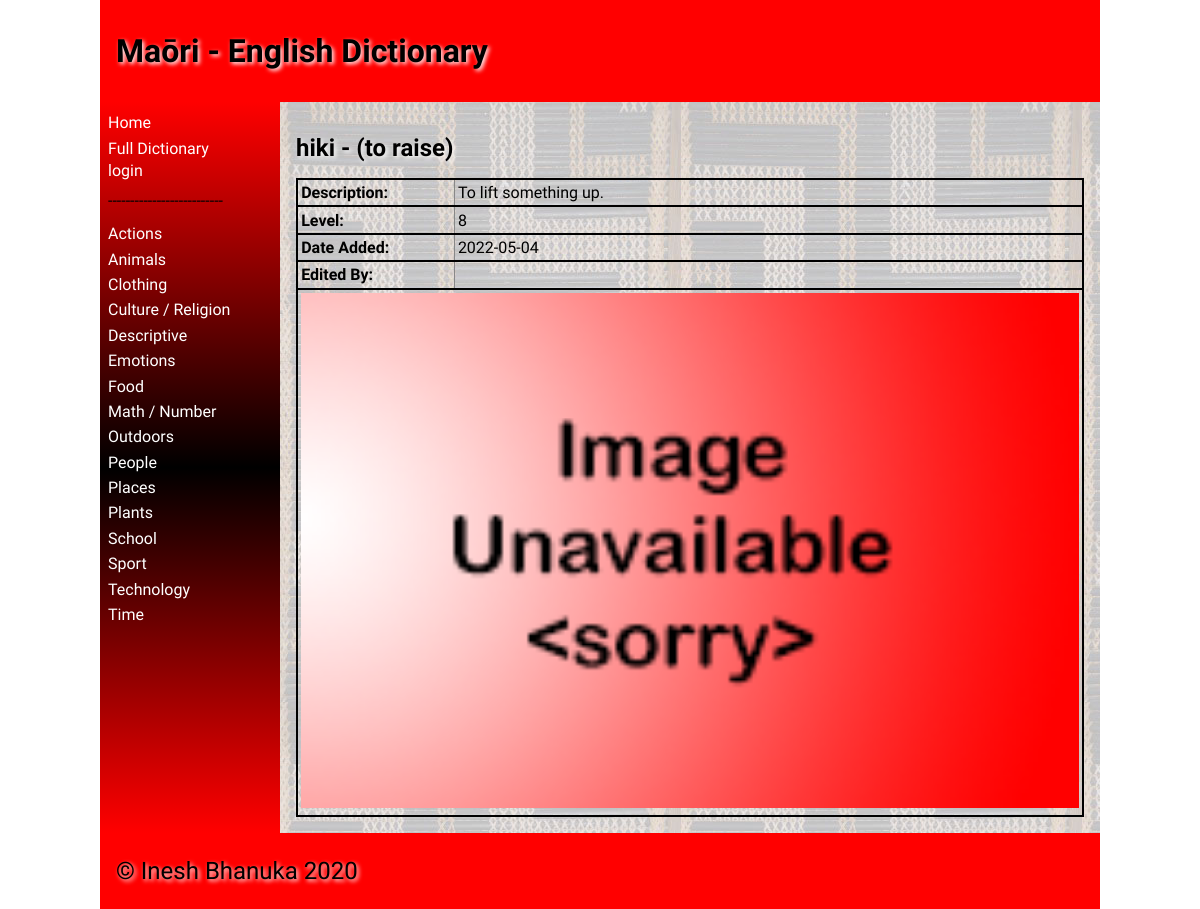
The page /word/4 on the database its author committed.
### tables this page shows
CREATE TABLE "category"
(
    id            integer
        primary key autoincrement,
    category_name varchar(30)
);

CREATE TABLE "dictionary"
(
    id          integer
        primary key autoincrement,
    maori       varchar(30),
    english     varchar(30),
    description varchar(1000),
    level       integer,
    category_id integer
        references category
            on delete cascade,
    image_name  varchar(30) default null,
    user_id     integer
        references user_details
            on delete set null,
    date_added  datetime
);

### app.py (the view, shortened to what this page needs)
@app.route('/word/<id>', methods=["POST", "GET"])
def render_word(id):
    con = create_connection(DATABASE)
    cur = con.cursor()
    query = """SELECT d.id, d.maori, d.english, d.description, d.level, d.image_name, d.date_added, ifnull(u.first_name, ''), ifnull(u.last_name, '')
               FROM dictionary d
               LEFT JOIN user_details u on d.user_id = u.id
               WHERE d.id = ?"""
    cur.execute(query, (id,))
    word_details = cur.fetchall()
    checked = []
    for i in range(1, 11):
        print(i)
        if word_details[0][4] == i:
            checked.append("checked")
        else:
            checked.append("")
    print(checked)
    print(word_details)
    print(word_details[0][4])
    con.close()
    return render_template("word.html", word_details=word_details, logged_in=is_logged_in(), checked=checked,
                           category_list=render_category_list())

### app.py (called while the page is built)
def create_connection(db_file):
    try:
        connection = sqlite3.connect(db_file)
        connection.execute('pragma foreign_keys=ON')
        return connection
    except Error as e:
        print(e)
    return None

def render_category_list():
    con = create_connection(DATABASE)
    cur = con.cursor()
    query = "SELECT * FROM category"
    cur.execute(query)
    category_list = cur.fetchall()
    con.close()
    return category_list

def is_logged_in():
    if session.get('email') is None:
        print("not logged in")
        return False
    else:
        print("logged in")
        return True

### templates/word.html (shortened to what this page needs)
{% extends "base.html" %}
    {% set id = word_details[0][0] %}
    {% set maori = word_details[0][1] %}
    {% set english = word_details[0][2] %}
    {% set description = word_details[0][3] %}
    {% set level = word_details[0][4] %}
    {% set image = word_details[0][5] %}
    {% set date_added = word_details[0][6] %}
    {% set edited_by = word_details[0][7] + ' ' + word_details[0][8] %}
{% block main %}
    {% if logged_in %}
        <h2>{{ maori }} - ({{english}})<strong>-</strong> <a href="\delete_word\{{ id }}">Delete Word</a></h2>
    {% else %}
        <h2>{{ maori }} - ({{english}})</h2>
    {% endif %}
    <table class="word-table">
        <tbody>
            {% if maori != None %}
                <tr>
                    <td><strong>Description: </strong></td>
                    <td>{{ description }}</td>
                </tr>
                <tr>
                    <td><strong>Level: </strong></td>
                    <td>{{ level }}</td>
                </tr>
                <tr>
                    <td><strong>Date Added: </strong></td>
                    <td>{{ date_added }}</td>
                </tr>
                <tr>
                    <td><strong>Edited By: </strong></td>
                    <td>{{ edited_by }}</td>
                </tr>
                    <td colspan="2"><img src= "../static/images/{{ image }}"></td>
            {% endif %}
        </tbody>
    </table>
{% endblock %}

### templates/base.html (shortened to what this page needs)
<!doctype html>
<html lang="en">
<head>
	<link href="{{ url_for('static', filename='css/style.css') }}" rel="stylesheet">
</head>
<body>
	<div id="container">
		<header>
			<h1>{% block heading %}Maōri - English Dictionary{% endblock %}</h1>
		</header>
		<nav>
			<ul>
                <li><a href="\">Home</a></li>
				<li><a href="\fulldict">Full Dictionary</a></li>
				{% if logged_in %}
					<a href="/addcategory">Add Category</a>
					<a href="/logout">Logout</a>
                {% else %}
                    <a href="/login">login</a>
                {% endif %}
				<li><p>--------------------------</p></li>
                {% for category in category_list %}
                    <li><a href="/category/{{ category[0] }}">{{ category[1] }}</a></li>
                {% endfor %}
			</ul>
		</nav>
		<main>
            {% block main %}{% endblock %}
        </main>
		<footer>
			<p>
				&copy; Inesh Bhanuka 2020
			</p>
		</footer>
	</div>
</body>
</html>

### static/css/style.css (style rules this page uses)
* { font-family: Comfortaa, sans-serif; margin: 0; padding: 0; box-sizing: border-box; }
#container { display: grid; grid-template-columns: 75px auto; grid-template-areas: 'nav header' 'main main' 'footer footer'; }
header { grid-area: header; background-color: #f00; padding: 1rem; }
nav { grid-area: nav; }
main { grid-area: main; padding: 1rem; background-color: #edd; }
h1, h2, h3, h4 { padding: 1rem 0; font-family: 'Suez One', serif; color: #000; text-shadow: 2px 2px 4px #fff; }
p { padding: 0.5rem 0; }
a { color: #222; }
img { width: 100%; }
table { width: 100%; border: 2px solid #666; border-collapse: collapse; }
.word-table tbody tr { border: 2px solid black; width: 100%; }
.word-table td:first-child { width: 20% }
th, td { border: 1px solid #888; padding: 0.2rem; text-align: left; }
tr td:last-child { width: 90px; }
footer { grid-area: footer; padding: 1rem; background-color: #f00; }
footer p { color: #000; text-shadow: 2px 2px 4px #fff; font-size: 1.5rem; }
@media only screen and (min-width: 768px) { #container { grid-template-columns: 180px auto; grid-template-areas: 'header header' 'nav main' 'footer footer'; } }
@media only screen and (min-width: 768px) { nav { background: linear-gradient(180deg, rgba(255,0,0,1) 0%, rgba(0, 0, 0, 1) 50%, rgba(255,0,0,1) 100%); padding: 0.5rem; } }
@media only screen and (min-width: 768px) { nav ul { list-style: none; } }
@media only screen and (min-width: 768px) { nav li { padding: 0.2rem 0; } }
@media only screen and (min-width: 768px) { nav a { color: #fff; text-decoration: none; } }
@media only screen and (min-width: 768px) { main { background-image: url('../images/poutama.jpg'); } }
@media only screen and (min-width: 1000px) { #container { width: 1000px; margin: auto; } }

### rows shown on the page
category: category_name "Actions"
category: category_name "Animals"
category: category_name "Clothing"
category: category_name "Culture / Religion"
category: category_name "Descriptive"
category: category_name "Emotions"
category: category_name "Food"
category: category_name "Math / Number"
category: category_name "Outdoors"
category: category_name "People"
category: category_name "Places"
category: category_name "Plants"
category: category_name "School"
category: category_name "Sport"
category: category_name "Technology"
category: category_name "Time"
dictionary: maori "hiki", english "to raise", description "To lift something up.", date_added "2022-05-04", image_name (placeholder picture)

### other values the page prints
{{ level }} "8"
